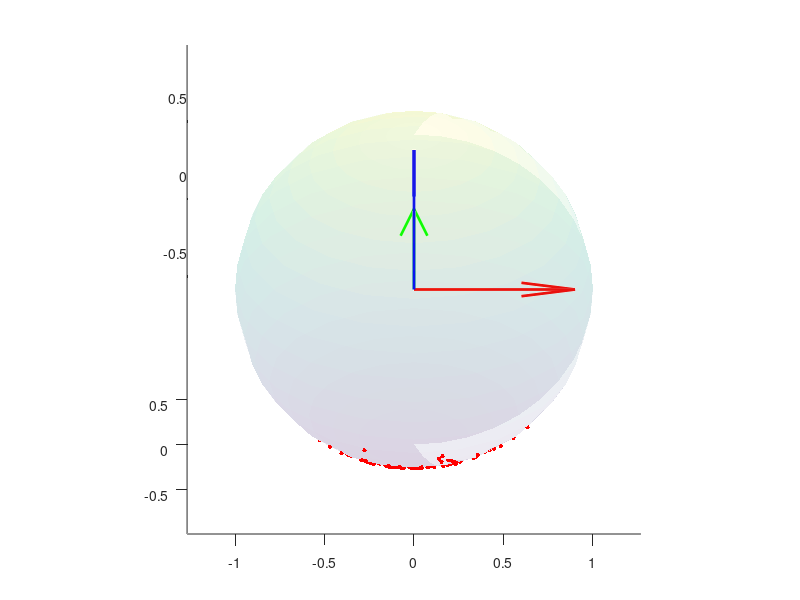

Write the MATLAB code that produced this figure.
%%%%%%%%%%%%%%%%%%%%%%%%%%%%%%%%%%%%%%%%%%%%%%%%%%%%%%%%%%%%%%%%%%%%%%%%%%%
% Sample the leg positions on a unit sphere
%%%%%%%%%%%%%%%%%%%%%%%%%%%%%%%%%%%%%%%%%%%%%%%%%%%%%%%%%%%%%%%%%%%%%%%%%%%

clear all; close all; clc; 

% sample 
r = 1.0;

% unformly sample angles
N = 1000;

% for uniform sampling
lb = [-45, -45]; % lower bound
ub = [45, 45];   % upper bound
angles = [unifrnd(lb(1), ub(1), 1, N);
unifrnd(lb(2), ub(2), 1, N)]';

% for normal sampling
mu = [0; 0];            % mean
sigma = diag([15^2, 15^2]); % covaraince
angles = mvnrnd(mu, sigma, N);

% convert to radians
angles = angles * pi/180;        % rad 

% compute the foot positions
l_zero = [0; 0; -r];
l_final = zeros(N, 3);
for i = 1:N
    phi = angles(i, 1);
    psi = angles(i, 2);
    
    R_phi = [1, 0, 0;
             0, cos(phi), -sin(phi);
             0, sin(phi), cos(phi)];
    R_psi = [cos(psi),  0, sin(psi);
             0,         1, 0;
             -sin(psi), 0, cos(psi)];
    
    l_final(i, :) = R_psi * R_phi * l_zero;
end

% plot the unit sphere
figure;
hold on;
axis equal;

% plot the x, y, z axes
quiver3(0, 0, 0, 1, 0, 0, 'r', 'LineWidth', 2);
quiver3(0, 0, 0, 0, 1, 0, 'g', 'LineWidth', 2);
quiver3(0, 0, 0, 0, 0, 1, 'b', 'LineWidth', 2);

% sphere
[X_sphere, Y_sphere, Z_sphere] = sphere;
surf(X_sphere, Y_sphere, Z_sphere, 'FaceAlpha', 0.1, 'EdgeAlpha', 0.1);

% plot the leg positions
plot3([0, 0], [0, 0], [0, 0], 'k.', 'MarkerSize', 20);
plot3([0, 0], [0, 0], [0, -r], 'k--', 'LineWidth', 2);
plot3(l_final(:, 1), l_final(:, 2), l_final(:, 3), 'r.', 'MarkerSize', 10);

% animate the rotation
for i = 1:1
    for az = 0:360
        view(az, 30); % rotate around the z-axis
        pause(0.03); % pause to control the speed of rotation
    end
end
